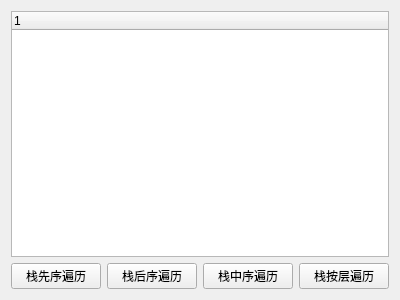
<?xml version="1.0" encoding="UTF-8"?>
<ui version="4.0">
 <class>Widget</class>
 <widget class="QWidget" name="Widget">
  <property name="geometry">
   <rect>
    <x>0</x>
    <y>0</y>
    <width>400</width>
    <height>300</height>
   </rect>
  </property>
  <property name="windowTitle">
   <string>Widget</string>
  </property>
  <layout class="QVBoxLayout" name="verticalLayout">
   <item>
    <widget class="QTreeWidget" name="treeWidget">
     <column>
      <property name="text">
       <string notr="true">1</string>
      </property>
     </column>
    </widget>
   </item>
   <item>
    <layout class="QHBoxLayout" name="horizontalLayout">
     <item>
      <widget class="QPushButton" name="pushButtonPreorder">
       <property name="text">
        <string>栈先序遍历</string>
       </property>
      </widget>
     </item>
     <item>
      <widget class="QPushButton" name="pushButtonPostorder">
       <property name="text">
        <string>栈后序遍历</string>
       </property>
      </widget>
     </item>
     <item>
      <widget class="QPushButton" name="pushButtonMidorder">
       <property name="text">
        <string>栈中序遍历</string>
       </property>
      </widget>
     </item>
     <item>
      <widget class="QPushButton" name="pushButtonLevels">
       <property name="text">
        <string>栈按层遍历</string>
       </property>
      </widget>
     </item>
    </layout>
   </item>
  </layout>
 </widget>
 <layoutdefault spacing="6" margin="11"/>
 <resources/>
 <connections/>
</ui>
